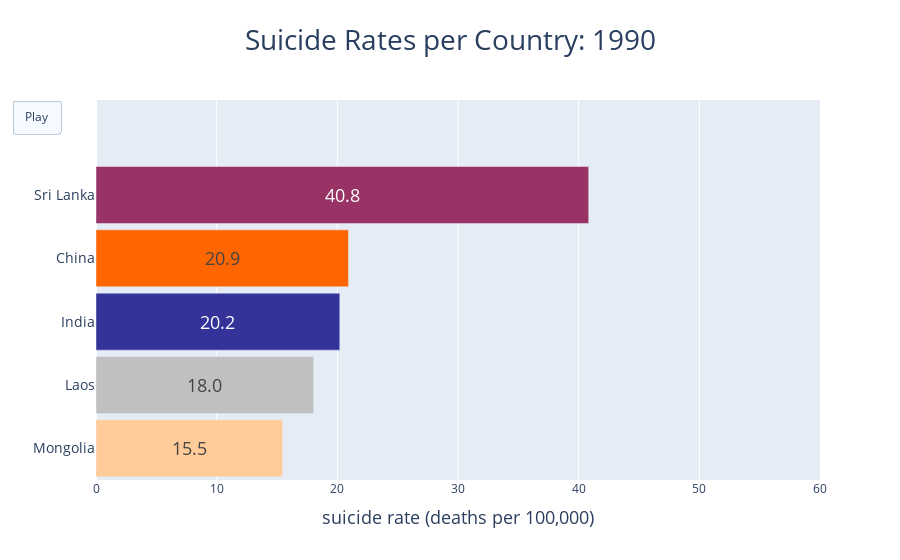

This figure's notebook cell:
### Code cell
pio.show(fig)

### Figure 1 — Plotly figure (JSON) as saved in the notebook; plotly's stock layout.template omitted (floating-point values rounded to 4 significant figures)
{"data": [{"insidetextanchor": "middle", "marker": {"color": ["#FFCC99", "#C0C0C0", "#333399", "#FF6600", "#993366"]}, "orientation": "h", "text": [15.46, 18.04, 20.2, 20.92, 40.83], "textfont": {"size": 18}, "textposition": "inside", "texttemplate": "%{text:.3s}", "type": "bar", "width": 0.9, "x": [15.46, 18.04, 20.2, 20.92, 40.83], "y": ["Mongolia", "Laos", "India", "China", "Sri Lanka"]}], "layout": {"title": {"font": {"size": 28}, "text": "Suicide Rates per Country: 1990", "x": 0.5, "xanchor": "center"}, "updatemenus": [{"buttons": [{"args": [null, {"frame": {"duration": 1000, "redraw": true}, "transition": {"duration": 250, "easing": "linear"}}], "label": "Play", "method": "animate"}], "type": "buttons"}], "xaxis": {"autorange": false, "range": [0, 60], "title": {"font": {"size": 18}, "text": "suicide rate (deaths per 100,000)"}}, "yaxis": {"autorange": false, "range": [-0.5, 5.5], "tickfont": {"size": 14}}}}
